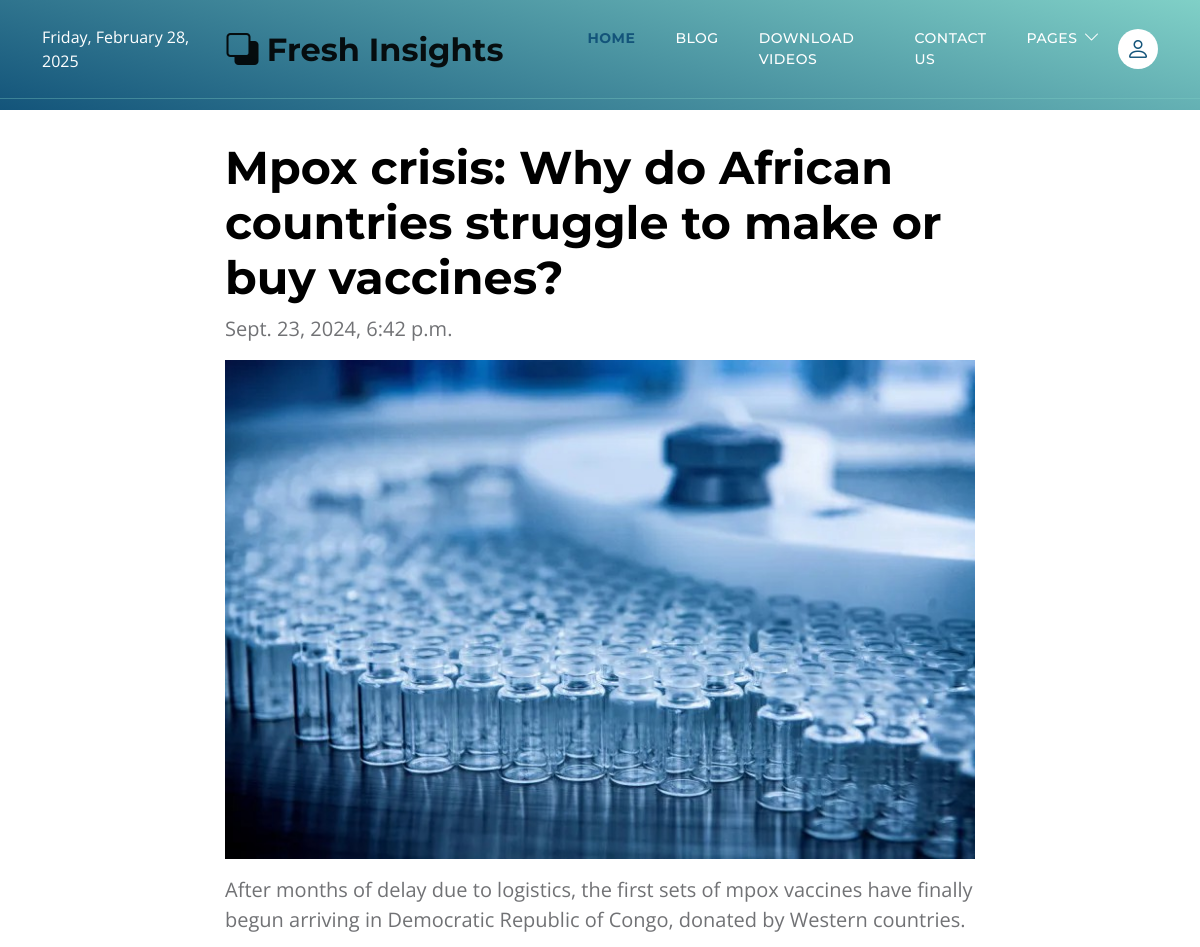
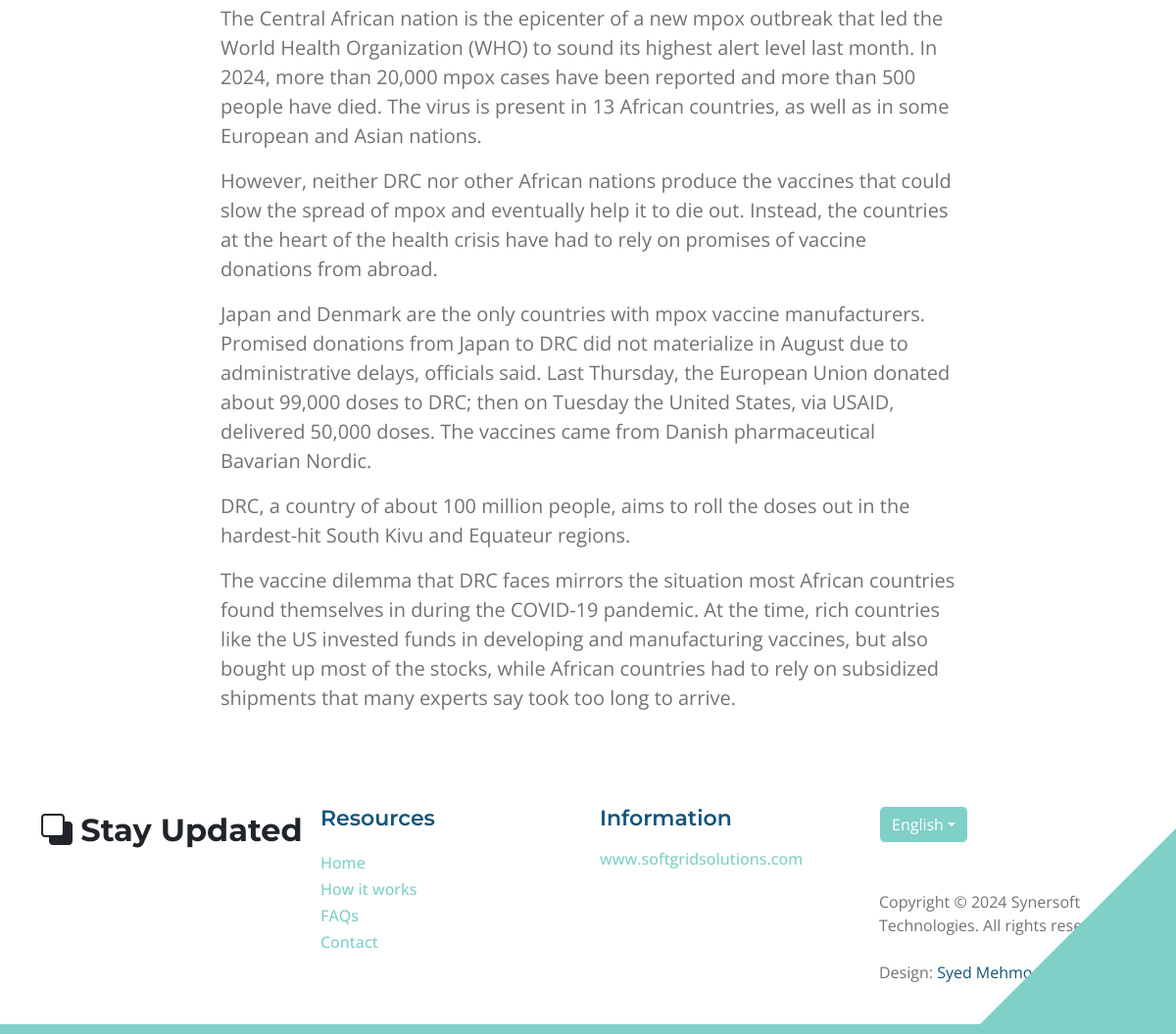
The app's page /news/mpox-crisis-why-do-african-countries-struggle-to-make-or-buy-vaccines/ with its own data (2 pictures, top to bottom).
### news/models.py (models this page shows, shortened)
class NewsArticle(models.Model):
     CATEGORY_CHOICES = [
        ('PAKISTAN', 'Pakistan'),
        ('BUSINESS', 'Business'),
        ('INTERNATIONAL', 'International'),
        ('SPORTS', 'Sports'),
    ]
     news_title = models.CharField(max_length=255)
     news_desc = HTMLField()
     news_detail = HTMLField()
     news_image = models.ImageField(upload_to=unique_image_path)
     news_datetime_published = models.DateTimeField()
     category = models.CharField(max_length=20, choices=CATEGORY_CHOICES)
     slug = models.SlugField(unique=True, max_length=255, blank=True, editable=False)
     views = models.IntegerField(default=0)
     def save(self, *args, **kwargs):
        super().save(*args, **kwargs)

### softtech/views.py (the view)
# urls.py: path('news/<slug:slug>/', views.article_detail, name='article_detail'),
def article_detail(request, slug):
    article = get_object_or_404(NewsArticle, slug=slug)
    article.views += 1
    article.save()
    return render(request, 'article_detail.html', {'article': article})

### templates/article_detail.html (shortened to what this page needs)
{% include "header.html" %}
<section
  class="hero-section d-flex justify-content-center align-items-center"
  id="section_1"
>
</section>
<section class="topics-detail-section section-padding" id="topics-detail">
  <div class="container">
    <div class="row">
      <div class="col-md-2 d-none d-md-block"></div>
      <div class="col-lg-8 col-md-6 col-sm-12 mb-4" style="padding: 5px">
        <main>
          <article>
            <h2>{{ article.news_title }}</h2>
            <p class="date">{{ article.news_datetime_published }}</p>
            <img
              class="article-img"
              src="{{ article.news_image.url }}"
              alt="{{ article.news_title }}"
            />
            <div>{{ article.news_detail|safe }}</div>
          </article>
        </main>
      </div>
      <div class="col-md-2 d-none d-md-block"></div>
    </div>
  </div>
</section>
{% include "footer.html" %}

### static/css/MyCss.css (style rules this page uses)
:root { --white-color: #ffffff; --primary-color: #13547a; --secondary-color: #80d0c7; --section-bg-color: #f0f8ff; --custom-btn-bg-color: #80d0c7; --custom-btn-bg-hover-color: #13547a; --dark-color: #000000; --p-color: #717275; --border-color: #7fffd4; --link-hover-color: #13547a; --body-font-family: 'Open Sans', sans-serif; --title-font-family: 'Montserrat', sans-serif; --h1-font-size: 58px; --h2-font-size: 46px; --h3-font-size: 32px; --h4-font-size: 28px; --h5-font-size: 24px; --h6-font-size: 22px; --p-font-size: 20px; --menu-font-size: 14px; --btn-font-size: 18px; --copyright-font-size: 16px; --border-radius-large: 100px; --border-radius-medium: 20px; --border-radius-small: 10px; --font-weight-normal: 400; --font-weight-medium: 500; --font-weight-semibold: 600; --font-weight-bold: 700; }
body { background-color: var(--white-color); font-family: var(--body-font-family); }
h2, h3, h4, h5, h6 { color: var(--dark-color); }
h1, h2, h3, h4, h5, h6 { font-family: var(--title-font-family); font-weight: var(--font-weight-semibold); }
h2 { font-size: var(--h2-font-size); font-weight: var(--font-weight-bold); }
p { color: var(--p-color); font-size: var(--p-font-size); font-weight: var(--font-weight-normal); }
.section-padding { padding-top: 25px; padding-bottom: 25px; }
.hero-section { background-image: linear-gradient(15deg, #13547a 0%, #80d0c7 100%); position: relative; overflow: hidden; padding-top: 100px; padding-bottom: 10px; }

### templates/article_detail.html (style rules this page uses)
.article-img { object-fit: cover; max-width: 100%; height: auto; display: block; margin-bottom: 1rem; }

### records on screen
NewsArticle: news_title "Mpox crisis: Why do African countries struggle to make or buy vaccines?", news_datetime_published "Sept. 23, 2024, 6:42 p.m.", news_image (picture), news_detail "After months of delay due to logistics, the first sets of mpox vaccines have finally begun arriving in Democratic Republic of Congo, donated by Western countries. The Central African nation is the epicenter of a new mpox outbreak that led the World Health Organization (WHO) to sound its highest alert level last month. In 2024, more than 20,000 mpox cases have been reported and more than 500 people have died. The virus is present in 13 African countries, as well as in some European and Asian nations. However, neither DRC nor other African nations produce the vaccines that could slow the spread of mpox and eventually help it to die out. Instead, the countries at the heart of the health crisis…"
